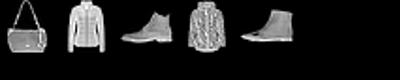
#> input picture task4/datasets/home1/im101.jpg, 400 x 80 px; its folder holds only this picture in this run
$ python -i assignment4.py   (imports and definitions only)
#> lines starting #> are read from the running program, lines starting #| are printed output that depends on the picture; after the words box and inside, x2 and y2 are one past the last pixel; in counts of white or black regions, pixels touching at a corner belong together
#> further down, picture is the input picture: shape (80, 400); min 0, max 255, mean 31.3
#!/usr/bin/env python3
# -*- coding: utf-8 -*-
"""
Image Analysis, Assignment 4: version 2 of the garment classification system.

im2segment        threshold + cut the image at the 4 widest empty gaps between garments
segment2feature   the silhouette of the garment, scaled to 20x20 (aspect ratio kept)
feature2class     support vector machine (RBF kernel) trained on garmentsegmentdata.npy
"""

import os

import numpy as np
from scipy import ndimage
from skimage.transform import resize
from sklearn.pipeline import make_pipeline
from sklearn.preprocessing import StandardScaler
from sklearn.svm import SVC

from A4.garment_recognition_project.benchmarking.benchmark_assignment3 import benchmark_assignment3

THISDIR = os.path.dirname(os.path.realpath(__file__))

N_GARMENTS = 5          # every image contains 5 garments in a row
THRESHOLD = 15          # pixels brighter than this belong to a garment
SIZE = 20               # the silhouette is scaled to SIZE x SIZE


def im2segment(im, threshold=THRESHOLD, n_garments=N_GARMENTS):
    # return a list of true/false images of the same size as im, ordered from left to right
#> called with threshold = 15, n_garments = 5
    fg = im > threshold
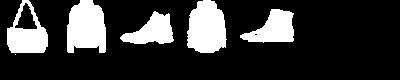
#> fg: shape (80, 400) bool; 20.9% white; 6 white regions (1 under 20 px), largest, box (x1, y1, x2, y2) and area: (67, 0, 106, 53) 1689, (187, 0, 227, 53) 1682, (7, 0, 48, 53) 1205, (240, 9, 294, 43) 1101, (120, 11, 174, 44) 1003

    # remove tiny specks (jpeg noise), then fill holes inside the garments
    labels, n = ndimage.label(fg, structure=np.ones((3, 3)))
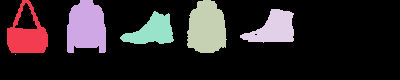
#> labels: shape (80, 400) int32; 7 distinct labels, from 0 to 6; one colour per label, 0 black
#> n = 6
    sizes = ndimage.sum(fg, labels, range(1, n + 1))
#> sizes = [1205, 1689, 1682, 1101, 1003, 1]
    fg = np.isin(labels, 1 + np.flatnonzero(sizes >= 4))
    fg = ndimage.binary_fill_holes(fg)
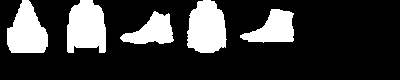
#> fg: shape (80, 400) bool; 21.8% white; 5 white regions, box (x1, y1, x2, y2) and area: (67, 0, 106, 53) 1689, (187, 0, 227, 53) 1682, (7, 0, 48, 53) 1513, (240, 9, 294, 43) 1103, (120, 11, 174, 44) 1003

    # columns that contain garment pixels, and the empty gaps between them
    used = np.flatnonzero(fg.any(axis=0))
#> used = 228 values from 7 to 293
    if used.size == 0:
        return []
    gaps = []                                   # (width, first empty column, next used column)
    for a, b in zip(used[:-1], used[1:]):
        if b - a > 1:
            gaps.append((b - a - 1, a + 1, b))
#> this loop made 227 passes
#> (a, b) on passes 1 to 3: (7, 8), (8, 9), (9, 10)
#> after the loop, gaps = [(19, 48, 67), (14, 106, 120), (13, 174, 187), (13, 227, 240)]

    if len(gaps) >= n_garments - 1:
        # the garments are separated by the widest gaps
        widest = sorted(gaps, key=lambda g: (-g[0], g[1]))[:n_garments - 1]
#> widest has the same summary as gaps
        widest.sort(key=lambda g: g[1])
        starts = [used[0]] + [g[2] for g in widest]
#> starts = [7, 67, 120, 187, 240]
        ends = [g[1] for g in widest] + [used[-1] + 1]
#> ends = [48, 106, 174, 227, 294]
        S = []
        for a, b in zip(starts, ends):
            m = np.zeros(fg.shape, dtype=bool)
            m[:, a:b] = fg[:, a:b]
            S.append(m)
#> this loop made 5 passes
#> (a, b) on passes 1 to 5: (7, 48), (67, 106), (120, 174), (187, 227), (240, 294)
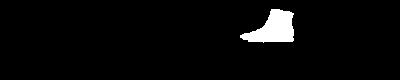
#> m: shape (80, 400) bool; 3.4% white; 1 white region, box (x1, y1, x2, y2) and area: (240, 9, 294, 43) 1103
#> after the loop, S = 5 items
        return S

    # fewer gaps than expected (garments that touch): use connected components instead
    labels, n = ndimage.label(fg, structure=np.ones((3, 3)))
    S = [labels == k for k in range(1, n + 1) if np.sum(labels == k) >= 15]
    return sorted(S, key=lambda m: np.flatnonzero(m.any(axis=0))[0])


def segment2feature(Si):
    # return a feature vector (array with size nx1)
    ys, xs = np.nonzero(np.asarray(Si) > 0)
    if ys.size == 0:
        return np.zeros((SIZE * SIZE + 1, 1))
    B = (np.asarray(Si)[ys.min():ys.max() + 1, xs.min():xs.max() + 1] > 0).astype(float)
    h, w = B.shape

    # put the garment in the middle of a square, so the shape is not stretched,
    # and scale it to SIZE x SIZE (this makes the feature independent of the garment size)
    m = max(h, w)
    P = np.zeros((m, m))
    P[(m - h) // 2:(m - h) // 2 + h, (m - w) // 2:(m - w) // 2 + w] = B
    small = resize(P, (SIZE, SIZE), anti_aliasing=True, mode='edge')

    features = np.concatenate([small.ravel(), [h / (h + w)]])
    return features.reshape(-1, 1)


def class_train(X, Y):
    # X: one feature vector per row, Y: the class of each row
    model = make_pipeline(StandardScaler(), SVC(C=10, gamma='scale'))
    model.fit(np.asarray(X, dtype=float), np.asarray(Y).ravel().astype(int))
    return model


def feature2class(x, classification_data):
    # return a classification 0..9 for the feature x
    model = classification_data
    return int(model.predict(np.asarray(x, dtype=float).reshape(1, -1))[0])


def train_classifier():
    # features of the 1000 training segments, then train
    segments = np.load(os.path.join(THISDIR, 'garmentsegmentdata.npy'))
    labels = np.load(os.path.join(THISDIR, 'garmentsegmentgt.npy')).ravel()
    X = np.array([segment2feature(s).ravel() for s in segments])
    return class_train(X, labels)


# [18 lines not run here, left out]

>>> import cv2
>>> picture = cv2.imread('datasets/home1/im101.jpg', cv2.IMREAD_GRAYSCALE)
>>> result = im2segment(picture)
#> result = 5 items
